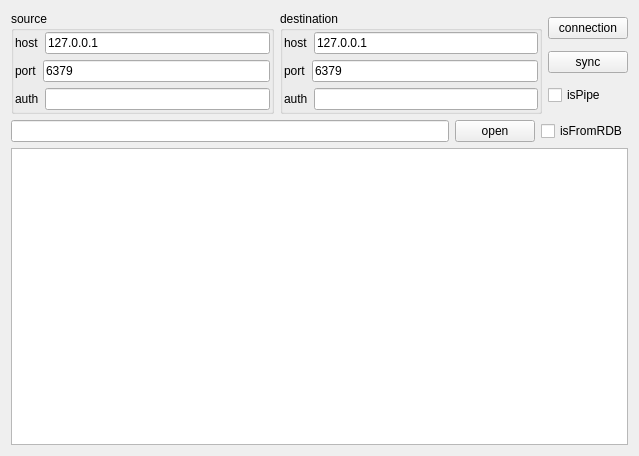
<?xml version="1.0" encoding="UTF-8"?>
<ui version="4.0">
 <class>Form_redis_sync</class>
 <widget class="QWidget" name="Form_redis_sync">
  <property name="geometry">
   <rect>
    <x>0</x>
    <y>0</y>
    <width>639</width>
    <height>456</height>
   </rect>
  </property>
  <property name="windowTitle">
   <string>SYNC</string>
  </property>
  <layout class="QVBoxLayout" name="verticalLayout_6">
   <item>
    <layout class="QHBoxLayout" name="horizontalLayout_8">
     <item>
      <widget class="QGroupBox" name="groupBox_source">
       <property name="title">
        <string>source</string>
       </property>
       <layout class="QVBoxLayout" name="verticalLayout_2">
        <property name="margin">
         <number>1</number>
        </property>
        <item>
         <layout class="QVBoxLayout" name="verticalLayout">
          <item>
           <layout class="QHBoxLayout" name="horizontalLayout">
            <item>
             <widget class="QLabel" name="label">
              <property name="text">
               <string>host</string>
              </property>
             </widget>
            </item>
            <item>
             <widget class="QLineEdit" name="lineEdit_source_host">
              <property name="text">
               <string>127.0.0.1</string>
              </property>
             </widget>
            </item>
           </layout>
          </item>
          <item>
           <layout class="QHBoxLayout" name="horizontalLayout_2">
            <item>
             <widget class="QLabel" name="label_2">
              <property name="text">
               <string>port</string>
              </property>
             </widget>
            </item>
            <item>
             <widget class="QLineEdit" name="lineEdit_source_port">
              <property name="text">
               <string>6379</string>
              </property>
             </widget>
            </item>
           </layout>
          </item>
          <item>
           <layout class="QHBoxLayout" name="horizontalLayout_3">
            <item>
             <widget class="QLabel" name="label_3">
              <property name="text">
               <string>auth</string>
              </property>
             </widget>
            </item>
            <item>
             <widget class="QLineEdit" name="lineEdit_source_auth"/>
            </item>
           </layout>
          </item>
         </layout>
        </item>
       </layout>
      </widget>
     </item>
     <item>
      <widget class="QGroupBox" name="groupBox_source_2">
       <property name="title">
        <string>destination</string>
       </property>
       <layout class="QVBoxLayout" name="verticalLayout_3">
        <property name="margin">
         <number>1</number>
        </property>
        <item>
         <layout class="QVBoxLayout" name="verticalLayout_4">
          <item>
           <layout class="QHBoxLayout" name="horizontalLayout_4">
            <item>
             <widget class="QLabel" name="label_4">
              <property name="text">
               <string>host</string>
              </property>
             </widget>
            </item>
            <item>
             <widget class="QLineEdit" name="lineEdit_destination_host">
              <property name="text">
               <string>127.0.0.1</string>
              </property>
             </widget>
            </item>
           </layout>
          </item>
          <item>
           <layout class="QHBoxLayout" name="horizontalLayout_5">
            <item>
             <widget class="QLabel" name="label_5">
              <property name="text">
               <string>port</string>
              </property>
             </widget>
            </item>
            <item>
             <widget class="QLineEdit" name="lineEdit_destination_port">
              <property name="text">
               <string>6379</string>
              </property>
             </widget>
            </item>
           </layout>
          </item>
          <item>
           <layout class="QHBoxLayout" name="horizontalLayout_6">
            <item>
             <widget class="QLabel" name="label_6">
              <property name="text">
               <string>auth</string>
              </property>
             </widget>
            </item>
            <item>
             <widget class="QLineEdit" name="lineEdit_destination_auth"/>
            </item>
           </layout>
          </item>
         </layout>
        </item>
       </layout>
      </widget>
     </item>
     <item>
      <layout class="QVBoxLayout" name="verticalLayout_5">
       <item>
        <widget class="QPushButton" name="pushButton_conn">
         <property name="text">
          <string>connection</string>
         </property>
        </widget>
       </item>
       <item>
        <widget class="QPushButton" name="pushButton_sync">
         <property name="maximumSize">
          <size>
           <width>100</width>
           <height>16777215</height>
          </size>
         </property>
         <property name="text">
          <string>sync</string>
         </property>
        </widget>
       </item>
       <item>
        <widget class="QCheckBox" name="checkBox_isPipe">
         <property name="text">
          <string>isPipe</string>
         </property>
        </widget>
       </item>
      </layout>
     </item>
    </layout>
   </item>
   <item>
    <layout class="QHBoxLayout" name="horizontalLayout_7">
     <item>
      <widget class="QLineEdit" name="lineEdit_rdb_path"/>
     </item>
     <item>
      <widget class="QPushButton" name="pushButton_open">
       <property name="text">
        <string>open</string>
       </property>
      </widget>
     </item>
     <item>
      <widget class="QCheckBox" name="checkBox_isrdb">
       <property name="text">
        <string>isFromRDB</string>
       </property>
      </widget>
     </item>
    </layout>
   </item>
   <item>
    <widget class="QTextEdit" name="textEdit"/>
   </item>
  </layout>
 </widget>
 <resources/>
 <connections/>
</ui>
